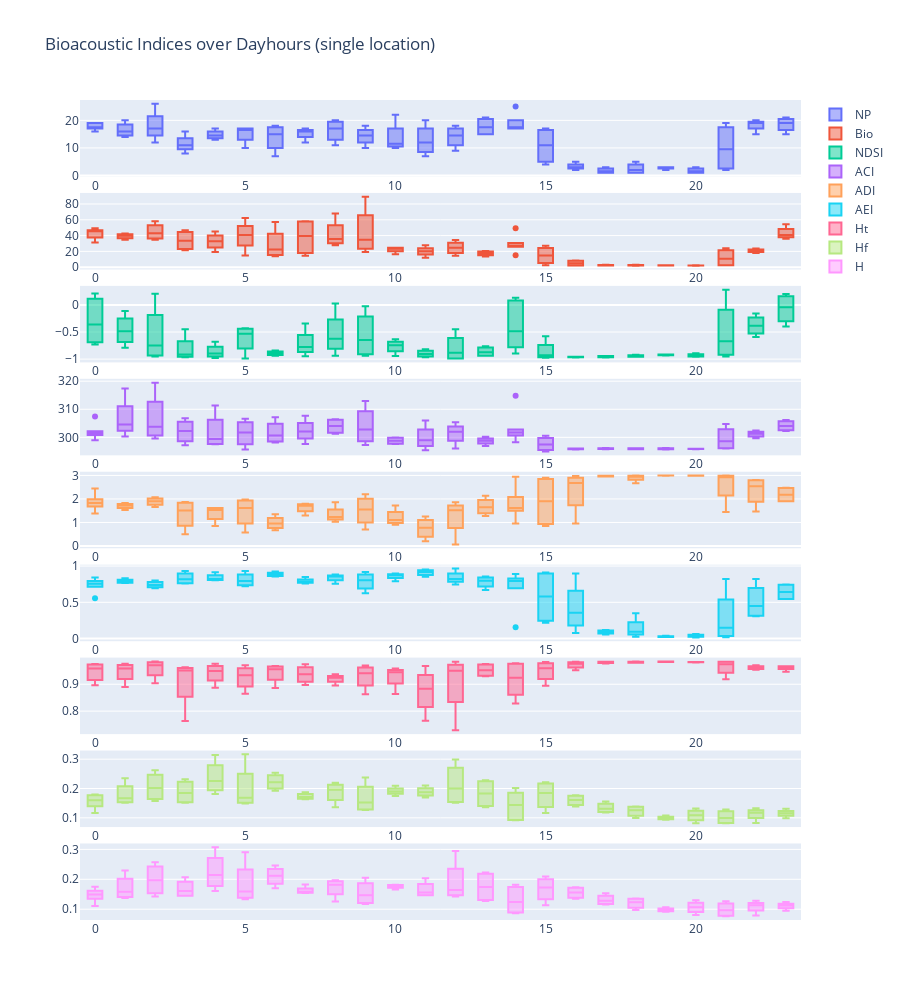
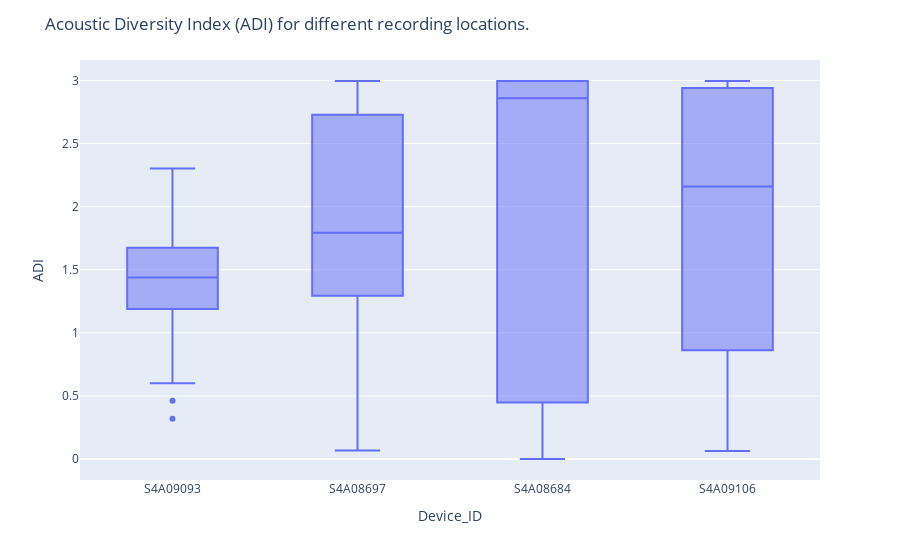

Notebook code for these charts, in order:
### Markdown cell above
As the SALVE dataset is not a prepared benchmark dataset, we need to split it into train and test data. As a sample strategy we assume, that the quality of soundscapes differs based on daytimes as well as on the recording locations. (We may even want to consider the weekend days as special case as there might be less traffic noise in some locations compared to workdays. However, in the current version this is not part of the sampling strategy.) 

For the following we can assume that different recording locations are represented by different Device_IDs. This is true for the dataset used in this example but may not be true for other datasets.

### Code cell
BIOACOUSTICS_INDEX_LABELS = ("NP", "Bio", "NDSI", "ACI", "ADI", "AEI", "Ht", "Hf", "H")

# Merge meta informations and calculated indices in a single table
df_joined = df.join(df_indices.set_index("Recording_ID")).sort_values("Datetime")

# Plot bioacoustic indices over Dayhours for a single location
device_id = "S4A08697"
df_single_location = df_joined.loc[df_joined["Device_ID"] == device_id]
fig = make_subplots(rows=9, cols=1, horizontal_spacing=0.01, vertical_spacing=0.02)
for i, index in enumerate(BIOACOUSTICS_INDEX_LABELS):
    fig.add_trace(
        go.Box(x=df_single_location["Dayhour"], y=df_single_location[index], name=index),
        row=i + 1,
        col=1
    )
fig.update_layout(height=1000, title="Bioacoustic Indices over Dayhours (single location)")
fig.show()

# Plot ADI as an example for differences between locations
fig2 = px.box(df_joined, x="Device_ID", y="ADI")
fig2.update_layout(title="Acoustic Diversity Index (ADI) for different recording locations.")
fig2.show()
